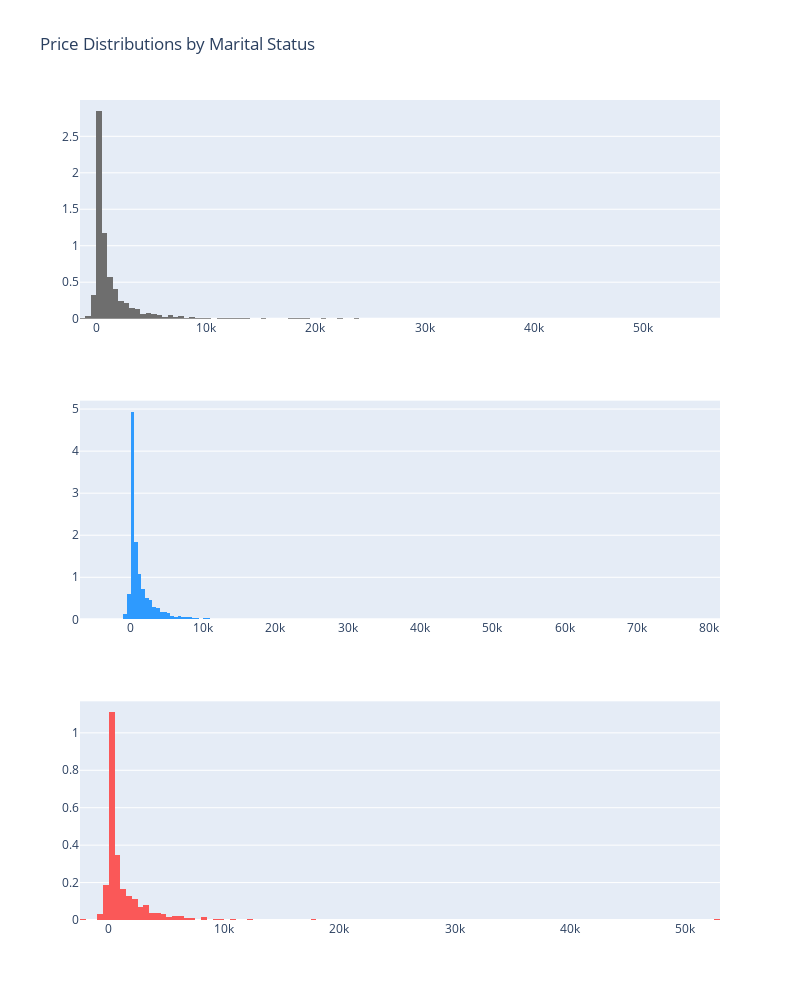

The code cell stored with this chart in its notebook:
### Code cell
# Distribution of Balances by Marital status
single = df['balance'].loc[df['marital'] == 'single'].values
married = df['balance'].loc[df['marital'] == 'married'].values
divorced = df['balance'].loc[df['marital'] == 'divorced'].values


single_dist = go.Histogram(
    x=single,
    histnorm='density', 
    name='single',
    marker=dict(
        color='#6E6E6E'
    )
)


married_dist = go.Histogram(
    x=married,
    histnorm='density', 
    name='married',
    marker=dict(
        color='#2E9AFE'
    )
)

divorced_dist = go.Histogram(
    x=divorced,
    histnorm='density', 
    name='divorced',
    marker=dict(
        color='#FA5858'
    )
)


fig = tools.make_subplots(rows=3, print_grid=False)

fig.append_trace(single_dist, 1, 1)
fig.append_trace(married_dist, 2, 1)
fig.append_trace(divorced_dist, 3, 1)


fig['layout'].update(showlegend=False, title="Price Distributions by Marital Status",
                    height=1000, width=800)

iplot(fig, filename='custom-sized-subplot-with-subplot-titles')

### Figure 1 — Plotly figure (JSON) as saved in the notebook; plotly's stock layout.template omitted (floating-point values rounded to 4 significant figures; data arrays with more than 128 entries replaced by an {"elided": "..."} marker saying what was removed)
{"data": [{"name": "single", "yaxis": "y", "histnorm": "density", "xaxis": "x", "marker": {"color": "#6E6E6E"}, "x": {"elided": "3351 int values"}, "type": "histogram"}, {"name": "married", "yaxis": "y2", "histnorm": "density", "xaxis": "x2", "marker": {"color": "#2E9AFE"}, "x": {"elided": "6041 int values"}, "type": "histogram"}, {"name": "divorced", "yaxis": "y3", "histnorm": "density", "xaxis": "x3", "marker": {"color": "#FA5858"}, "x": {"elided": "1242 int values"}, "type": "histogram"}], "layout": {"showlegend": false, "title": {"text": "Price Distributions by Marital Status"}, "yaxis": {"domain": [0.7333, 1], "anchor": "x"}, "xaxis3": {"domain": [0, 1], "anchor": "y3"}, "xaxis2": {"domain": [0, 1], "anchor": "y2"}, "height": 1000, "width": 800, "yaxis2": {"domain": [0.3667, 0.6333], "anchor": "x2"}, "yaxis3": {"domain": [0, 0.2667], "anchor": "x3"}, "xaxis": {"domain": [0, 1], "anchor": "y"}}}
